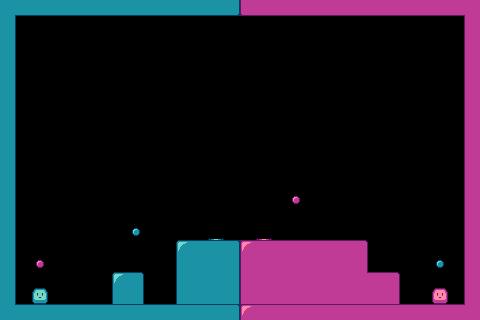

Tiled map render using the project's own tile images. Description and the whole map definition, tile-layer contents included, below:
An orthogonal 30x20 tile map with 16x16 px tiles, 1 tile layer (Tile Layer 1).

<map version="1.4" tiledversion="2021.01.13" orientation="orthogonal" renderorder="right-down" width="30" height="20" tilewidth="16" tileheight="16" infinite="0" nextlayerid="2" nextobjectid="1">
 <tileset firstgid="1" source="spritesheet.tsx" />
 <layer id="1" name="Tile Layer 1" width="30" height="20">
  <data encoding="csv">
109,66,66,66,66,66,66,66,66,66,66,66,66,66,105,108,70,70,70,70,70,70,70,70,70,70,70,70,70,112,
51,0,0,0,0,0,0,0,0,0,0,0,0,0,0,0,0,0,0,0,0,0,0,0,0,0,0,0,0,53,
51,0,0,0,0,0,0,0,0,0,0,0,0,0,0,0,0,0,0,0,0,0,0,0,0,0,0,0,0,53,
51,0,0,0,0,0,0,0,0,0,0,0,0,0,0,0,0,0,0,0,0,0,0,0,0,0,0,0,0,53,
51,0,0,0,0,0,0,0,0,0,0,0,0,0,0,0,0,0,0,0,0,0,0,0,0,0,0,0,0,53,
51,0,0,0,0,0,0,0,0,0,0,0,0,0,0,0,0,0,0,0,0,0,0,0,0,0,0,0,0,53,
51,0,0,0,0,0,0,0,0,0,0,0,0,0,0,0,0,0,0,0,0,0,0,0,0,0,0,0,0,53,
51,0,0,0,0,0,0,0,0,0,0,0,0,0,0,0,0,0,0,0,0,0,0,0,0,0,0,0,0,53,
51,0,0,0,0,0,0,0,0,0,0,0,0,0,0,0,0,0,0,0,0,0,0,0,0,0,0,0,0,53,
51,0,0,0,0,0,0,0,0,0,0,0,0,0,0,0,0,0,0,0,0,0,0,0,0,0,0,0,0,53,
51,0,0,0,0,0,0,0,0,0,0,0,0,0,0,0,0,0,0,0,0,0,0,0,0,0,0,0,0,53,
51,0,0,0,0,0,0,0,0,0,0,0,0,0,0,0,0,0,0,0,0,0,0,0,0,0,0,0,0,53,
51,0,0,0,0,0,0,0,0,0,0,0,0,0,0,0,0,0,114,0,0,0,0,0,0,0,0,0,0,53,
51,0,0,0,0,0,0,0,0,0,0,0,0,0,0,0,0,0,0,0,0,0,0,0,0,0,0,0,0,53,
51,0,0,0,0,0,0,0,113,0,0,0,0,97,0,0,98,0,0,0,0,0,0,0,0,0,0,0,0,53,
51,0,0,0,0,0,0,0,0,0,0,33,34,34,121,124,38,38,38,38,38,38,39,0,0,0,0,0,0,53,
51,0,114,0,0,0,0,0,0,0,0,49,50,50,51,53,54,54,54,54,54,54,55,0,0,0,0,113,0,53,
51,0,0,0,0,0,0,33,35,0,0,49,50,50,51,53,54,54,54,54,54,54,127,38,39,0,0,0,0,53,
51,0,1,0,0,0,0,49,51,0,0,49,50,50,51,53,54,54,54,54,54,54,54,54,55,0,0,5,0,53,
125,34,34,34,34,34,34,34,34,34,34,34,34,34,121,124,38,38,38,38,38,38,38,38,38,38,38,38,38,128
</data>
 </layer>
</map>
